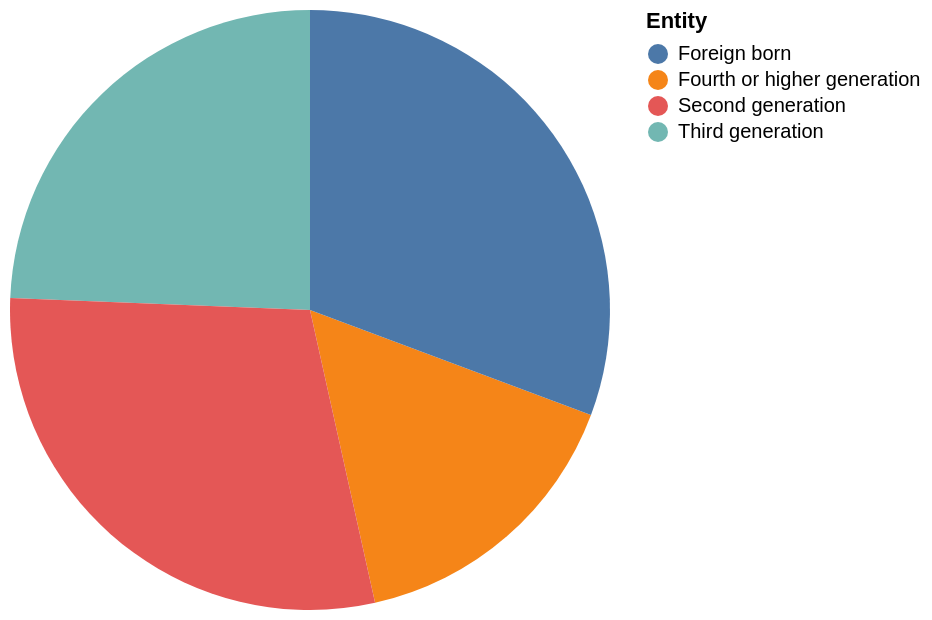

Write the Vega-Lite specification saved for this chart.
### Vega-Lite specification from a JSON file in a GitHub repository (floating-point values rounded to 4 significant figures)
{"$schema": "https://vega.github.io/schema/vega-lite/v5.json", "description": "Pie chart auto-generated from CSV", "data": {"values": [{"Entity": "Fourth or higher generation", "Identify as Hispanic": "50", "Do not identify as Hispanic": "50"}, {"Entity": "Third generation", "Identify as Hispanic": "77", "Do not identify as Hispanic": "23"}, {"Entity": "Second generation", "Identify as Hispanic": "92", "Do not identify as Hispanic": "8"}, {"Entity": "Foreign born", "Identify as Hispanic": "97", "Do not identify as Hispanic": "3"}]}, "mark": "arc", "encoding": {"theta": {"field": "Identify as Hispanic", "type": "quantitative"}, "color": {"field": "Entity", "type": "nominal"}}}
